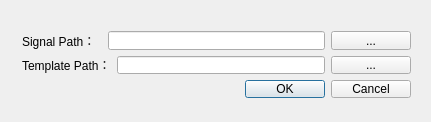
<?xml version="1.0" encoding="UTF-8"?>
<ui version="4.0">
 <class>InputSignalDialog</class>
 <widget class="QDialog" name="InputSignalDialog">
  <property name="geometry">
   <rect>
    <x>0</x>
    <y>0</y>
    <width>431</width>
    <height>122</height>
   </rect>
  </property>
  <property name="windowTitle">
   <string>InputSignalDialog</string>
  </property>
  <widget class="QWidget" name="gridLayoutWidget">
   <property name="geometry">
    <rect>
     <x>11</x>
     <y>20</y>
     <width>411</width>
     <height>89</height>
    </rect>
   </property>
   <layout class="QGridLayout" name="gridLayout_2">
    <item row="0" column="0">
     <layout class="QHBoxLayout" name="horizontalLayout">
      <item>
       <widget class="QLabel" name="label">
        <property name="text">
         <string>Signal Path：  </string>
        </property>
       </widget>
      </item>
      <item>
       <widget class="QLineEdit" name="SignalPathEdit"/>
      </item>
      <item>
       <widget class="QPushButton" name="OpenfileBtn">
        <property name="text">
         <string>...</string>
        </property>
       </widget>
      </item>
     </layout>
    </item>
    <item row="2" column="0">
     <layout class="QHBoxLayout" name="horizontalLayout_2">
      <item>
       <spacer name="horizontalSpacer">
        <property name="orientation">
         <enum>Qt::Horizontal</enum>
        </property>
        <property name="sizeHint" stdset="0">
         <size>
          <width>40</width>
          <height>20</height>
         </size>
        </property>
       </spacer>
      </item>
      <item>
       <widget class="QDialogButtonBox" name="buttonBox">
        <property name="standardButtons">
         <set>QDialogButtonBox::Cancel|QDialogButtonBox::Ok</set>
        </property>
       </widget>
      </item>
     </layout>
    </item>
    <item row="1" column="0">
     <layout class="QHBoxLayout" name="horizontalLayout_3">
      <item>
       <widget class="QLabel" name="label_2">
        <property name="text">
         <string>Template Path：</string>
        </property>
       </widget>
      </item>
      <item>
       <widget class="QLineEdit" name="TempPathEdit"/>
      </item>
      <item>
       <widget class="QPushButton" name="OpenTempBtn">
        <property name="text">
         <string>...</string>
        </property>
       </widget>
      </item>
     </layout>
    </item>
   </layout>
  </widget>
 </widget>
 <layoutdefault spacing="6" margin="11"/>
 <resources/>
 <connections/>
</ui>
